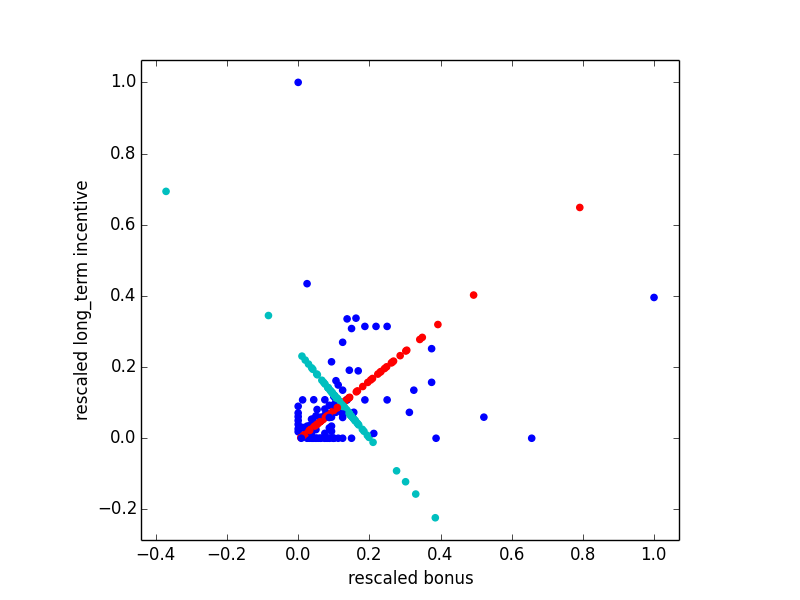

The script that saved this image:
import pickle
import sys
import matplotlib.pyplot as plt
sys.path.append("../tools/")
from feature_format import featureFormat, targetFeatureSplit
import numpy as np


### read in data dictionary, convert to numpy array
data_dict = pickle.load( open("../final_project/final_project_dataset_modified.pkl", "r") )
features = ["bonus", "long_term_incentive"]
data = featureFormat(data_dict, features)
from sklearn.preprocessing import MinMaxScaler
scaler = MinMaxScaler()
scaler.fit(data)
data = scaler.transform(data)


### do PCA and show the dimension reduced data
def doPCA(data):
	from sklearn.decomposition import PCA
	pca = PCA(n_components=2)
	pca.fit(data)
	return pca

pca = doPCA(data)
print pca.explained_variance_ratio_
first_pc = pca.components_[0]
second_pc = pca.components_[1]

trans_data = pca.transform(data)
mu_shift = [np.mean(data[0:,0] - trans_data[0:,0]), np.mean(data[0:,1] - trans_data[0:,1])]
for ii, jj in zip(trans_data, data):
	plt.scatter( first_pc[0]*ii[0] + mu_shift[0], first_pc[1]*ii[0] + mu_shift[1], color="r" )
	plt.scatter( second_pc[0]*ii[1] + mu_shift[0], second_pc[1]*ii[1] + mu_shift[1], color="c" )
	plt.scatter( jj[0], jj[1], color="b" )

plt.xlabel("rescaled bonus")
plt.ylabel("rescaled long_term incentive")
plt.axis('image')
#plt.xlim(-5e6, 1e7)
#plt.ylim(-5e6, 1e7)
plt.savefig('enron_pca.png')
plt.show()
